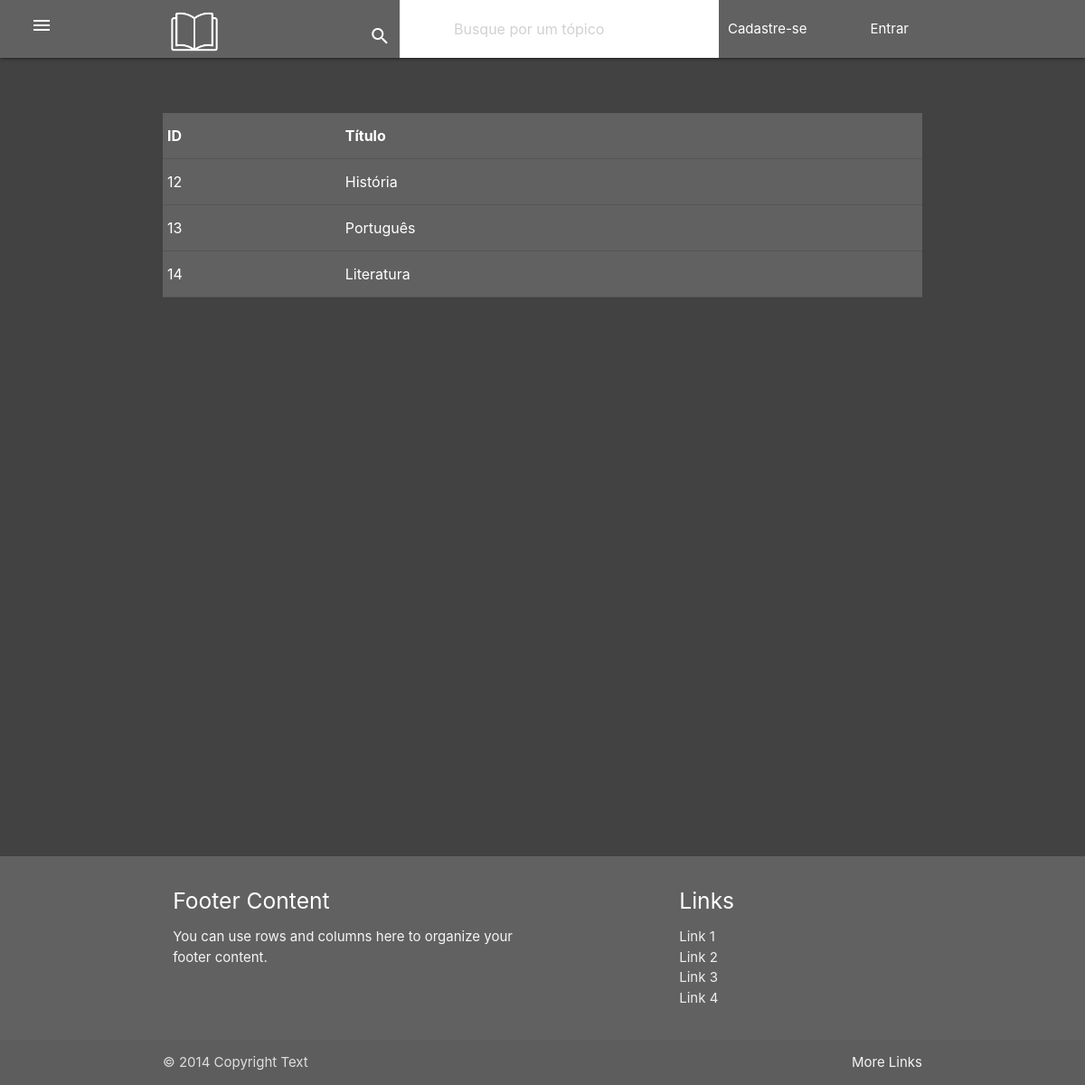
The app's page /Topicos/topicos.php, older data.
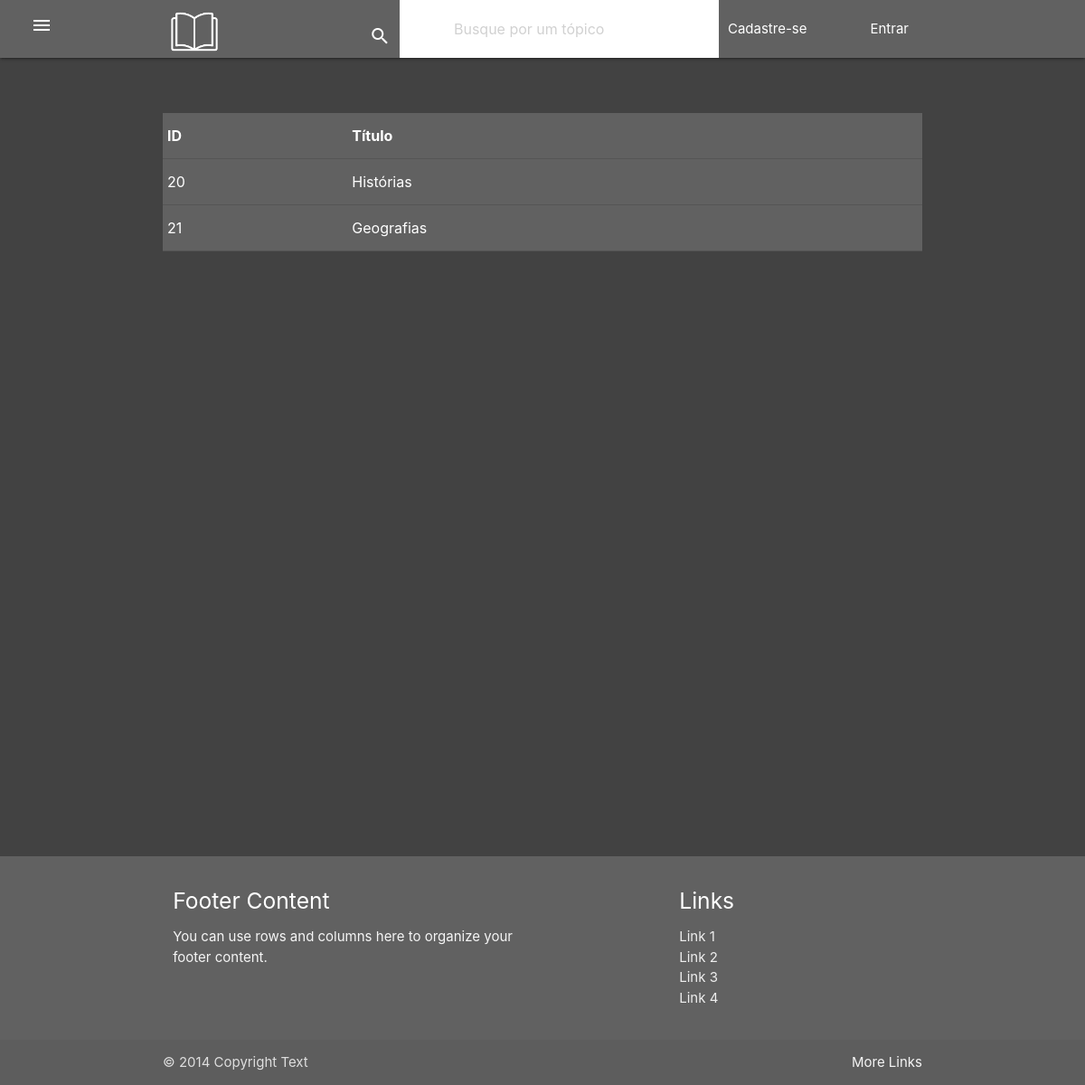
The same page, newer data.
### tables this page shows
CREATE TABLE `topicos` (
  `id` int(11) NOT NULL,
  `titulo` varchar(255) NOT NULL
);

### Topicos/topicos.php (the view, shortened to what this page needs)
 <main>
     <?php include_once "../conecta.php";
     require_once "../interfaces/header.php";
     include('../funcoes.php'); ?>
<?php
$sql = "SELECT * FROM `topicos`";
$result = mysqli_query($conexao, $sql);
echo "<br><div class = 'container'>";
echo '<table class = "highlight grey darken-2 white-text">';
echo "<tr> <th> ID </th> <th> Título </th></tr> <br>";
$topicos = mysqli_fetch_all($result, MYSQLI_BOTH);
foreach($topicos as $chave => $topico){
     echo "<tr>";
     echo "<td>" . $topico['id']."</td  >";
     echo "<td>" . $topico['titulo'] ."</td>";
     echo "</tr>";
}
echo "</table>";
echo "</div>";
echo "<a href='inicio.html' class ='voltar'>";
?>
</main>
<?php require_once "../interfaces/footer.php"; ?>
</body>
</html>

### interfaces/header.php (shortened to what this page needs)
<!DOCTYPE html>
<html lang="pt-br">
<head>
  <link type="text/css" rel="stylesheet" href="../css/materialize.css" media="screen,projection" />
</head>
 <div class="navbar-fixed">
<nav class = "grey darken-2">
<button href="#" data-target="slide-out" class="sidenav-trigger btn-flat"><i class="material-icons white-text">menu</i></button>
<div class="nav-wrapper">
      <div class="container">
      <a href="../Inicio/"><img class="left white-text" width=70px src="../Imagens/livrob.png"> </a>
      <ul class="right hide-on-med-and-med">
        <li><div class="input-field col s6 black-text">
        <form action = "../Inicio/pesquisa.php" method = "get">
            <label class = "prefix" for = "busca"><i class="white-text material-icons ">search</i></label>
            <input class = "search white black-text" type="search" placeholder="Busque por um tópico" name = "busca" id="busca">
        </form></div></li>
        <?php if(!isset($_SESSION['id_usuario'])){ ?>
      <li><a class = "buttonUser" href = "../usuarios/cadastrouser.php">Cadastre-se</a></li>
      <li><a  class = "buttonUser"  href = "../usuarios/telalogin.php">Entrar</a></li>
      <?php }else{  ?>
        <li><a class = "buttonUser" href = "../usuarios/logout.php"><i class = "material-icons"> logout </i></a></li>
        <?php  } ?>
      </ul>
</div>
      </div>
</nav>
</div>
  <body class = "grey darken-3">

### interfaces/footer.php (shortened to what this page needs)
</body>
<footer class="page-footer grey darken-2">
  <div class="container">
    <div class="row">
      <div class="col l6 s12">
        <h5 class="white-text">Footer Content</h5>
        <p class="grey-text text-lighten-4">You can use rows and columns here to organize your footer content.</p>
      </div>
      <div class="col l4 offset-l2 s12">
        <h5 class="white-text">Links</h5>
        <ul>
          <li><a class="grey-text text-lighten-3" href="#!">Link 1</a></li>
          <li><a class="grey-text text-lighten-3" href="#!">Link 2</a></li>
          <li><a class="grey-text text-lighten-3" href="#!">Link 3</a></li>
          <li><a class="grey-text text-lighten-3" href="#!">Link 4</a></li>
        </ul>
      </div>
    </div>
  </div>
  <div class="footer-copyright">
    <div class="container">
      © 2014 Copyright Text
      <a class="grey-text text-lighten-4 right" href="#!">More Links</a>
    </div>
  </div>
</footer>
</html>

### interfaces/header.php (style rules this page uses)
body { display: flex; min-height: 150vh; flex-direction: column; }
main { flex: 1 0 auto; }
.search { width: 10px; }
.buttonUser { margin-left: 40px; }
input { color:white; }
table { max-width: 100%; }

Row changes from the older to the newer data that the page shows:
removed topicos: id "12", titulo "História"
removed topicos: id "13", titulo "Português"
removed topicos: id "14", titulo "Literatura"
added topicos: id "20", titulo "Histórias"
added topicos: id "21", titulo "Geografias"
